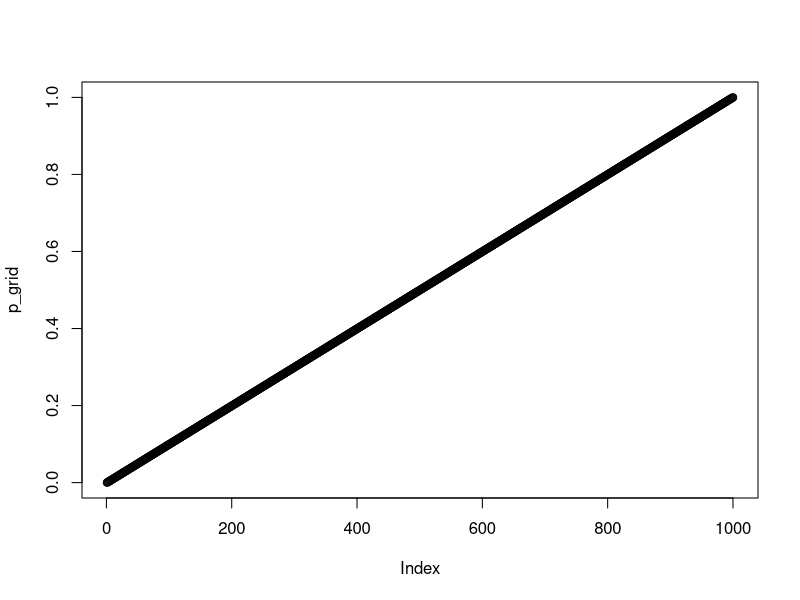
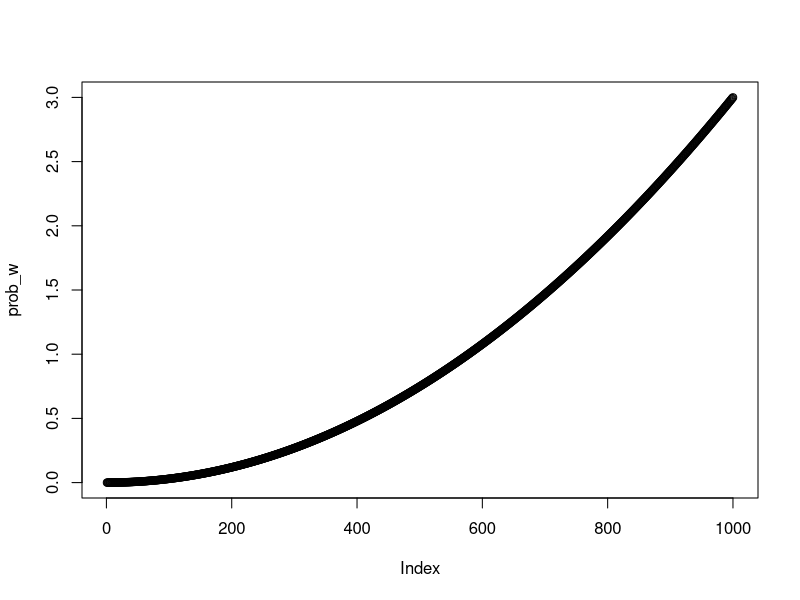
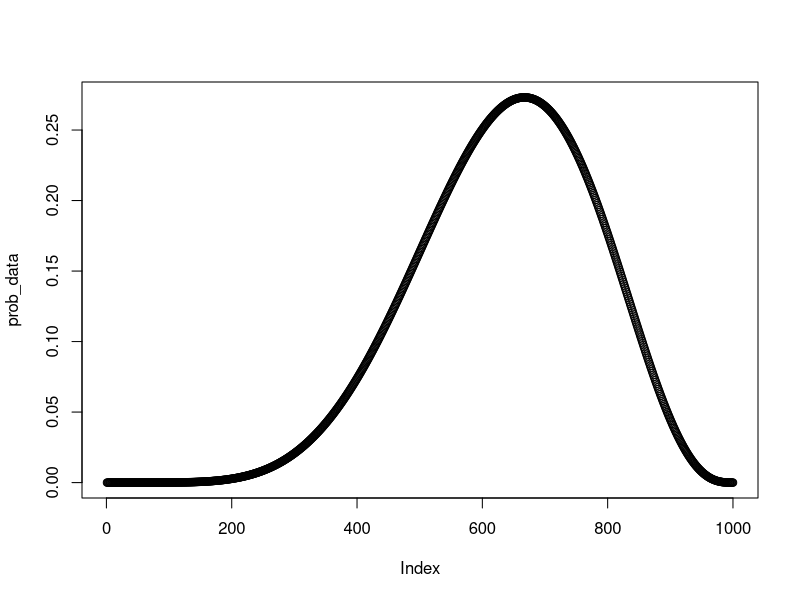
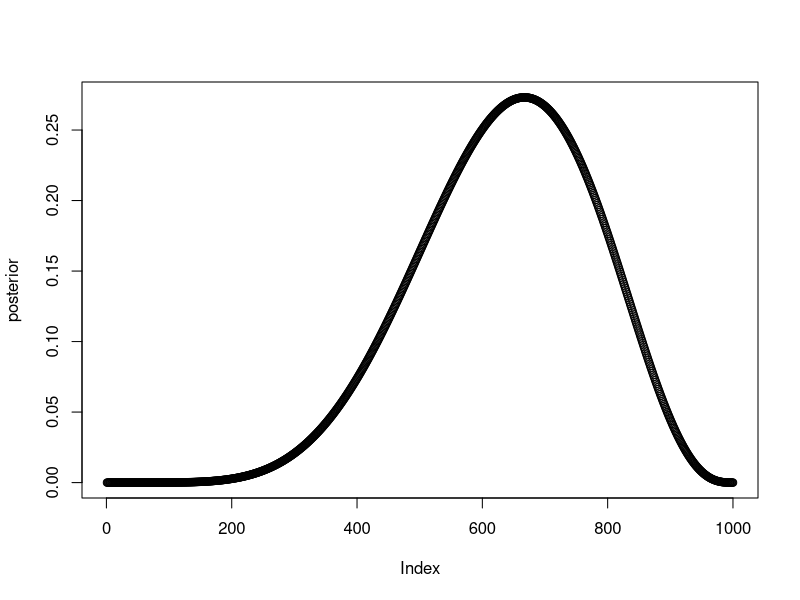
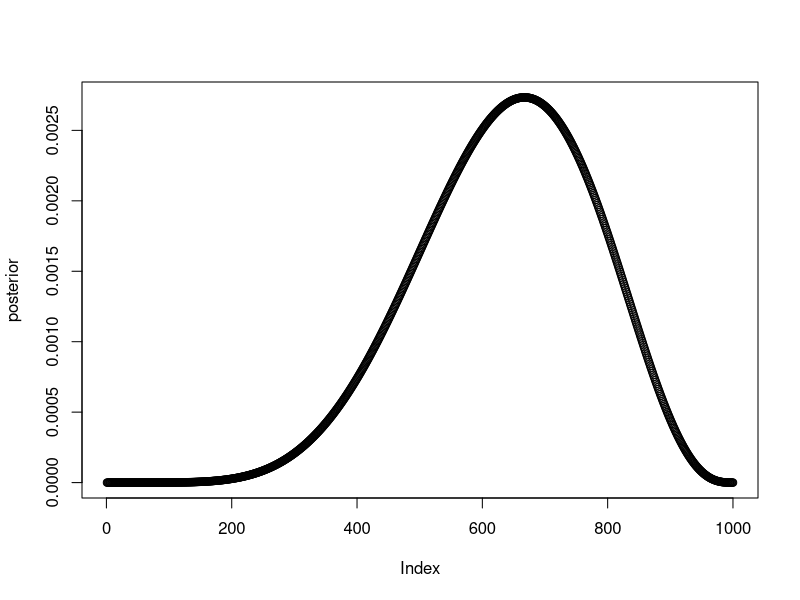

Write R code to recreate these figures, in order.

# Lesson 2 ----------------------------------------------------------------

# Grid approximation


# set up the grid
# list of possible explanations we will consider
# sequence of values 0 to 1, 1000 of them equally spaced
p_grid <- seq(from = 0, to = 1,
              length.out = 1000) 

plot(p_grid)

# prior probability
# probability of each value of p
# uniform prior distribution = repeat 1

prob_p <- rep(1,1000) 
prob_w <- dbeta(p_grid, 3, 1) # a wet world 
?dbeta

plot(prob_w)

# probably of data
# 6 W of 9 tosses, with all the possible explanations (p_grid)
# from binomial sampling data
prob_data <- dbinom(6, 9, prob = p_grid)

plot(prob_data) # shape of posterior from data

# Normalize that. 
# Multiply prob of data by prob of explanations

posterior <- prob_data * prob_p

plot(posterior)

# normalize the values
# now a probability distribution

posterior <- posterior / sum(posterior)

plot(posterior)



